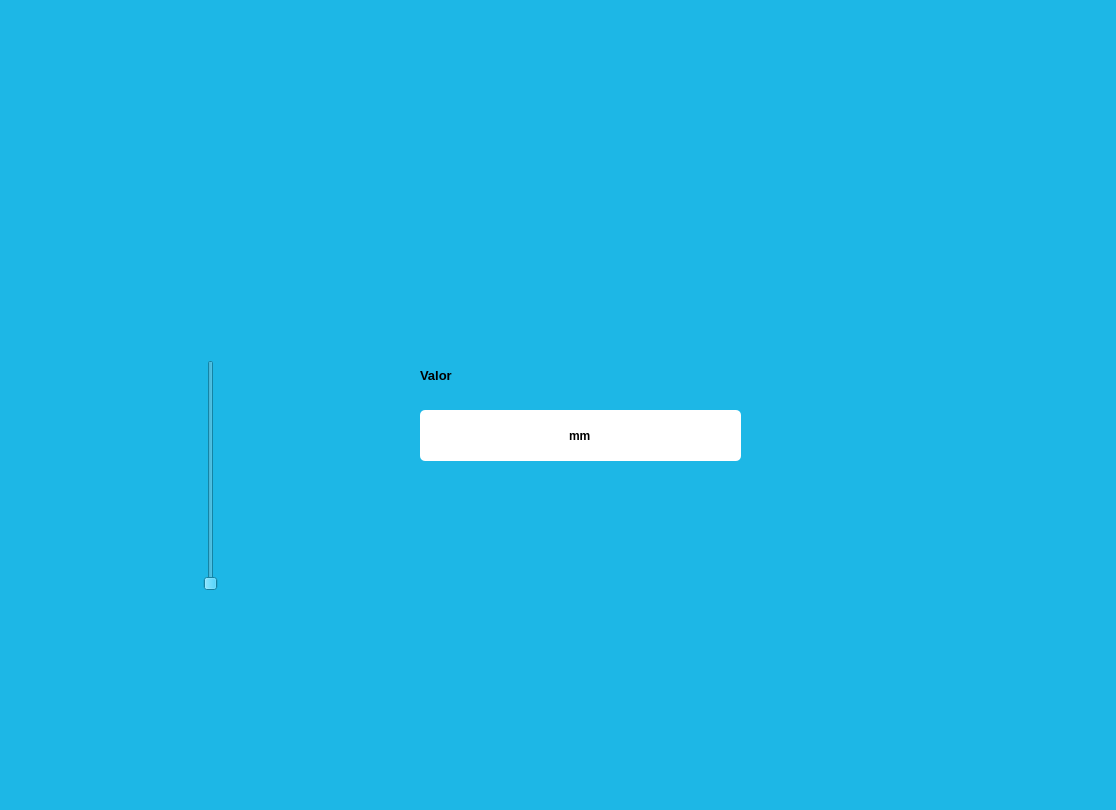
<?xml version="1.0" encoding="UTF-8"?>
<ui version="4.0">
 <class>MainWindow</class>
 <widget class="QMainWindow" name="MainWindow">
  <property name="geometry">
   <rect>
    <x>0</x>
    <y>0</y>
    <width>1116</width>
    <height>810</height>
   </rect>
  </property>
  <property name="windowTitle">
   <string>MainWindow</string>
  </property>
  <property name="styleSheet">
   <string notr="true">background-color: rgb(29, 183, 230);</string>
  </property>
  <widget class="QWidget" name="centralwidget">
   <widget class="QLabel" name="imagen">
    <property name="geometry">
     <rect>
      <x>10</x>
      <y>20</y>
      <width>191</width>
      <height>161</height>
     </rect>
    </property>
    <property name="styleSheet">
     <string notr="true"/>
    </property>
    <property name="text">
     <string/>
    </property>
    <property name="pixmap">
     <pixmap resource="../Archivos/Recursos.qrc">:/ejercicios/elyochi.jpg</pixmap>
    </property>
    <property name="scaledContents">
     <bool>true</bool>
    </property>
   </widget>
   <widget class="QLabel" name="imagen_3">
    <property name="geometry">
     <rect>
      <x>820</x>
      <y>540</y>
      <width>191</width>
      <height>161</height>
     </rect>
    </property>
    <property name="styleSheet">
     <string notr="true"/>
    </property>
    <property name="text">
     <string/>
    </property>
    <property name="pixmap">
     <pixmap resource="../Archivos/Recursos.qrc">:/ejercicios/wero.jpg</pixmap>
    </property>
    <property name="scaledContents">
     <bool>true</bool>
    </property>
   </widget>
   <widget class="QLabel" name="label">
    <property name="geometry">
     <rect>
      <x>420</x>
      <y>360</y>
      <width>111</width>
      <height>31</height>
     </rect>
    </property>
    <property name="font">
     <font>
      <pointsize>10</pointsize>
      <weight>75</weight>
      <bold>true</bold>
     </font>
    </property>
    <property name="text">
     <string>Valor</string>
    </property>
   </widget>
   <widget class="QLineEdit" name="txt_Valor">
    <property name="geometry">
     <rect>
      <x>420</x>
      <y>410</y>
      <width>321</width>
      <height>51</height>
     </rect>
    </property>
    <property name="font">
     <font>
      <weight>75</weight>
      <bold>true</bold>
     </font>
    </property>
    <property name="styleSheet">
     <string notr="true">border-radius: 5px;
background-color: rgb(255, 255, 255);
</string>
    </property>
    <property name="text">
     <string>mm</string>
    </property>
    <property name="alignment">
     <set>Qt::AlignCenter</set>
    </property>
   </widget>
   <widget class="QLabel" name="label_2">
    <property name="geometry">
     <rect>
      <x>850</x>
      <y>30</y>
      <width>191</width>
      <height>141</height>
     </rect>
    </property>
    <property name="text">
     <string/>
    </property>
    <property name="pixmap">
     <pixmap resource="../Archivos/Recursos.qrc">:/ejercicios/kaldo.jpg</pixmap>
    </property>
    <property name="scaledContents">
     <bool>true</bool>
    </property>
   </widget>
   <widget class="QSlider" name="verticalSlider">
    <property name="geometry">
     <rect>
      <x>170</x>
      <y>360</y>
      <width>81</width>
      <height>231</height>
     </rect>
    </property>
    <property name="orientation">
     <enum>Qt::Vertical</enum>
    </property>
   </widget>
  </widget>
  <widget class="QMenuBar" name="menubar">
   <property name="geometry">
    <rect>
     <x>0</x>
     <y>0</y>
     <width>1116</width>
     <height>26</height>
    </rect>
   </property>
  </widget>
  <widget class="QStatusBar" name="statusbar"/>
 </widget>
 <resources>
  <include location="../Archivos/Recursos.qrc"/>
 </resources>
 <connections/>
</ui>
